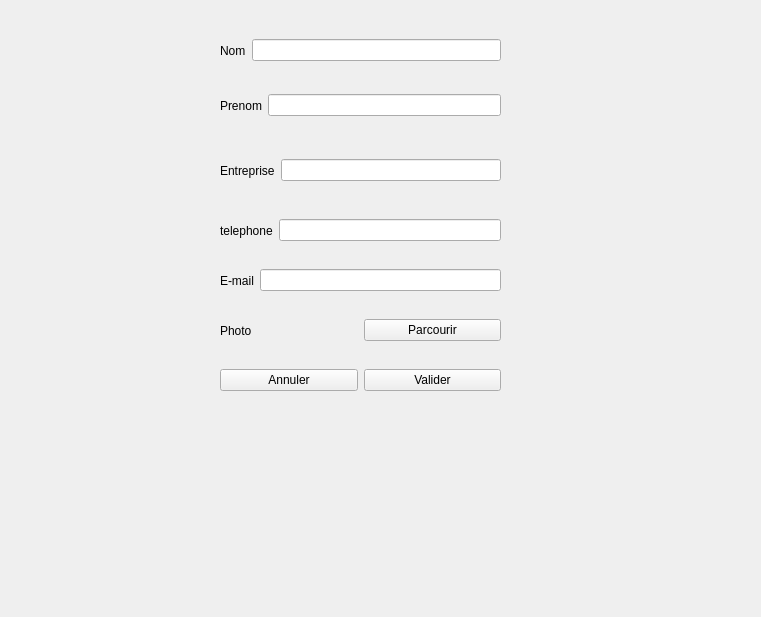
<?xml version="1.0" encoding="UTF-8"?>
<ui version="4.0">
 <class>addContact</class>
 <widget class="QWidget" name="addContact">
  <property name="geometry">
   <rect>
    <x>0</x>
    <y>0</y>
    <width>761</width>
    <height>617</height>
   </rect>
  </property>
  <property name="windowTitle">
   <string>Form</string>
  </property>
  <widget class="QWidget" name="horizontalLayoutWidget">
   <property name="geometry">
    <rect>
     <x>220</x>
     <y>30</y>
     <width>281</width>
     <height>41</height>
    </rect>
   </property>
   <layout class="QHBoxLayout" name="horizontalLayout_7">
    <item>
     <widget class="QLabel" name="nomLabel">
      <property name="text">
       <string>Nom</string>
      </property>
     </widget>
    </item>
    <item>
     <widget class="QLineEdit" name="nomEdit"/>
    </item>
   </layout>
  </widget>
  <widget class="QWidget" name="horizontalLayoutWidget_2">
   <property name="geometry">
    <rect>
     <x>220</x>
     <y>80</y>
     <width>281</width>
     <height>51</height>
    </rect>
   </property>
   <layout class="QHBoxLayout" name="horizontalLayout_8">
    <item>
     <widget class="QLabel" name="PrenomLabel">
      <property name="text">
       <string>Prenom</string>
      </property>
     </widget>
    </item>
    <item>
     <widget class="QLineEdit" name="prenomEdit"/>
    </item>
   </layout>
  </widget>
  <widget class="QWidget" name="horizontalLayoutWidget_3">
   <property name="geometry">
    <rect>
     <x>220</x>
     <y>140</y>
     <width>281</width>
     <height>61</height>
    </rect>
   </property>
   <layout class="QHBoxLayout" name="horizontalLayout_15">
    <item>
     <widget class="QLabel" name="entrepriseLabel">
      <property name="text">
       <string>Entreprise</string>
      </property>
     </widget>
    </item>
    <item>
     <widget class="QLineEdit" name="entrepriseEdit"/>
    </item>
   </layout>
  </widget>
  <widget class="QWidget" name="horizontalLayoutWidget_4">
   <property name="geometry">
    <rect>
     <x>220</x>
     <y>260</y>
     <width>281</width>
     <height>41</height>
    </rect>
   </property>
   <layout class="QHBoxLayout" name="horizontalLayout_16">
    <item>
     <widget class="QLabel" name="emailLabel">
      <property name="text">
       <string>E-mail</string>
      </property>
     </widget>
    </item>
    <item>
     <widget class="QLineEdit" name="emailEdit"/>
    </item>
   </layout>
  </widget>
  <widget class="QWidget" name="horizontalLayoutWidget_5">
   <property name="geometry">
    <rect>
     <x>220</x>
     <y>210</y>
     <width>281</width>
     <height>41</height>
    </rect>
   </property>
   <layout class="QHBoxLayout" name="horizontalLayout_17">
    <item>
     <widget class="QLabel" name="teleLabel">
      <property name="text">
       <string>telephone</string>
      </property>
     </widget>
    </item>
    <item>
     <widget class="QLineEdit" name="teleEdit"/>
    </item>
   </layout>
  </widget>
  <widget class="QWidget" name="horizontalLayoutWidget_6">
   <property name="geometry">
    <rect>
     <x>220</x>
     <y>310</y>
     <width>281</width>
     <height>41</height>
    </rect>
   </property>
   <layout class="QHBoxLayout" name="horizontalLayout_18">
    <item>
     <widget class="QLabel" name="label">
      <property name="text">
       <string>Photo</string>
      </property>
     </widget>
    </item>
    <item>
     <widget class="QPushButton" name="parcourir">
      <property name="text">
       <string>Parcourir</string>
      </property>
     </widget>
    </item>
   </layout>
  </widget>
  <widget class="QWidget" name="horizontalLayoutWidget_7">
   <property name="geometry">
    <rect>
     <x>220</x>
     <y>360</y>
     <width>281</width>
     <height>41</height>
    </rect>
   </property>
   <layout class="QHBoxLayout" name="horizontalLayout_19">
    <item>
     <widget class="QPushButton" name="Annuler">
      <property name="text">
       <string>Annuler</string>
      </property>
     </widget>
    </item>
    <item>
     <widget class="QPushButton" name="valider">
      <property name="text">
       <string>Valider</string>
      </property>
     </widget>
    </item>
   </layout>
  </widget>
 </widget>
 <resources/>
 <connections/>
</ui>
